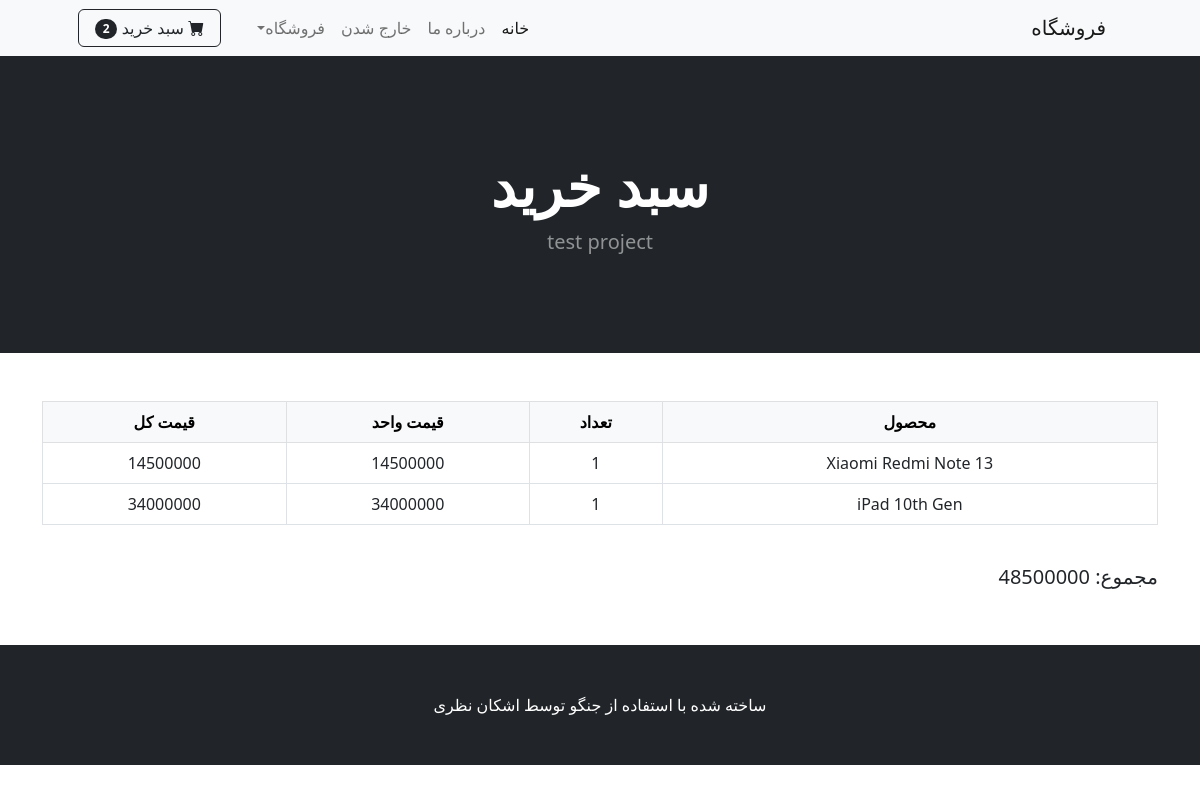
The app's page /cart/ (signed in) with its own data.
### home/models.py (models this page shows, shortened)
class Product (models.Model):
    name = models.CharField(max_length=50)
    description = models.CharField(max_length=100, default='',blank=True , null=True)
    price = models.DecimalField(default=0, decimal_places=0, max_digits=12)
    category = models.ForeignKey(Category, on_delete=models.CASCADE, default=1)
    picture = models.ImageField(upload_to = 'upload/product/')
    star = models.IntegerField(default=0, validators = [MaxValueValidator(5),MinValueValidator(0)])
    is_sale = models.BooleanField(default=False)
    sale_price = models.DecimalField(default=0, decimal_places=0, max_digits=12)

### cart/views.py (the view)
# urls.py: path('', views.cart_summary, name='cart_summary'),
def cart_summary(request):
    if not request.user.is_authenticated:
        return render(request, 'cart_summary.html', {'cart_items': [], 'total_price': 0})
    cart_items_qs = CartItem.objects.filter(user=request.user).select_related('product')
    cart_items = []
    total_price = 0
    for item in cart_items_qs:
        line_total = item.product.price * item.quantity
        total_price += line_total
        cart_items.append({
            'product_name': item.product.name,
            'quantity': item.quantity,
            'unit_price': item.product.price,
            'line_total': line_total,
        })
    return render(request, 'cart_summary.html', {'cart_items': cart_items, 'total_price': total_price})

### cart/context_processors.py (called while the page is built)
def cart(request):
    if request.user.is_authenticated:
        cart_count = CartItem.objects.filter(user=request.user).count()
    else:
        cart_count = 0
    return {'cart_count': cart_count}

### home/context_processors.py (called while the page is built)
def categories(request):
    return {'all_categories': Category.objects.all().order_by('name')}

### cart/Templates/cart_summary.html
{% extends 'base.html' %}
{% block contect %}
{% load static %}
{% load humanize %}
        <header class="bg-dark py-5">
            <div class="container px-4 px-lg-5 my-5">
                <div class="text-center text-white">
                    <h1 class="display-4 fw-bolder">سبد خرید</h1>
                    <p class="lead fw-normal text-white-50 mb-0">test project</p>
                </div>
            </div>
        </header>
        <div class="container py-5">
            {% if user.is_authenticated %}
                {% if cart_items %}
                    <div class="table-responsive">
                        <table class="table table-bordered align-middle text-center">
                            <thead class="table-light">
                                <tr>
                                    <th>محصول</th>
                                    <th>تعداد</th>
                                    <th>قیمت واحد</th>
                                    <th>قیمت کل</th>
                                </tr>
                            </thead>
                            <tbody>
                                {% for item in cart_items %}
                                    <tr>
                                        <td>{{ item.product_name }}</td>
                                        <td>{{ item.quantity }}</td>
                                        <td>{{ item.unit_price|intcomma }}</td>
                                        <td>{{ item.line_total|intcomma }}</td>
                                    </tr>
                                {% endfor %}
                            </tbody>
                        </table>
                    </div>
                    <h5 class="mt-4">مجموع: {{ total_price|intcomma }}</h5>
                {% else %}
                    <div class="alert alert-info">سبد خرید شما خالی است.</div>
                {% endif %}
            {% else %}
                <div class="alert alert-warning">
                    برای مشاهده سبد خرید، ابتدا وارد حساب شوید یا ثبت نام کنید.
                </div>
                <a href="{% url 'singup' %}" class="btn btn-secondary">رفتن به ثبت نام</a>
            {% endif %}
        </div>
{% endblock %}

### records on screen
Product: product_name "Xiaomi Redmi Note 13", unit_price "14500000"
Product: product_name "iPad 10th Gen", unit_price "34000000"

### other values on screen
{{ cart_count }} "2"
{{ item.quantity }} "1" "1"
{{ item.line_total|intcomma }} "14500000" "34000000"
{{ total_price|intcomma }} "48500000"
